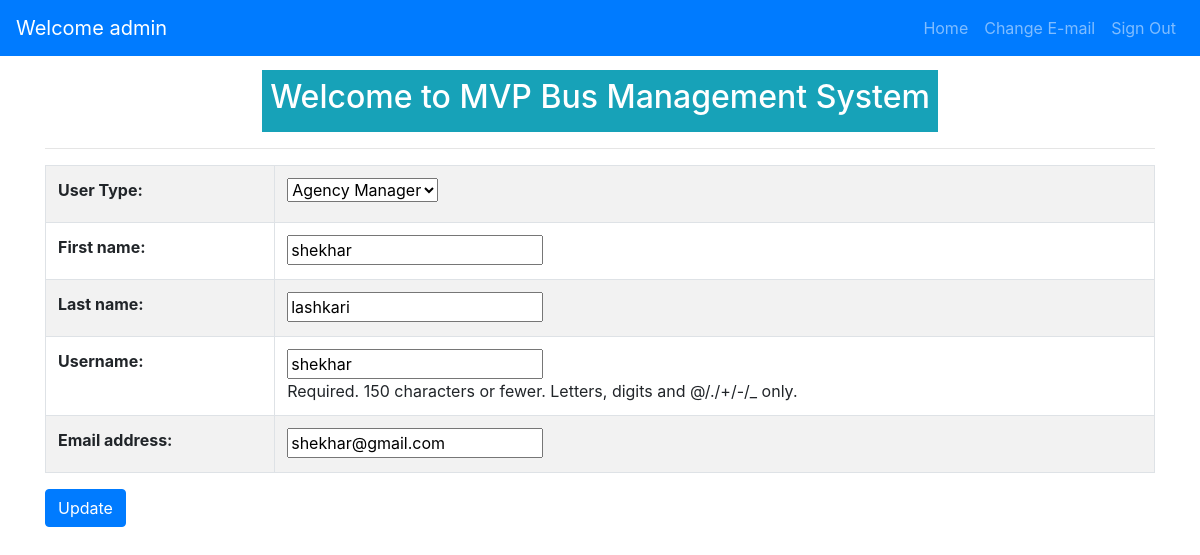
/mvpmanagement/2/edit (signed in), run on the app's committed database.
### mvpManagement/models.py (models this page shows, shortened)
class User(AbstractUser):
    class UserType:
        AGENCYMANAGER = 1
        DRIVER = 2
        CONDUCTOR = 3
        HELPER = 4
    USER_CHOICES = (
        (UserType.AGENCYMANAGER, _("Agency Manager")),
        (UserType.DRIVER, _("Driver")),
        (UserType.CONDUCTOR, _("Conductor")),
        (UserType.HELPER, _("Helper")),
    )
    usertype = models.IntegerField(
        default=0, choices=USER_CHOICES, verbose_name=_("User Type")
    )
    email = models.EmailField(unique=True, verbose_name=_('email address'), blank=True)
    created_by = models.ForeignKey(
        "self", null=True, blank=True, on_delete=models.CASCADE
    )
    class Meta:
        ordering = ('user__date_joined',)
        verbose_name = "User"
        verbose_name_plural = "Users"

### mvpManagement/views/admin_user.py (the view)
# urls.py: path('<int:id>/edit', admin_user.edit, name='edit'),
@admin_required
def edit(request, id):
    if request.method == "POST":
        user_info = get_object_or_404(User, pk=id)
        form = UserForm(data=request.POST, instance=user_info)
        if form.is_valid():
            form_instance = form.save()
            messages.add_message(
                request, messages.INFO, "{0} successfully updated.".format(form_instance.username)
            )
            return redirect("home")
        return render(
            request, "mvp_management/admin/edit.html",  {"form": form, 'user_info':user_info}
        )
    else:
        user_info = get_object_or_404(User, pk=id)
        form = UserForm(instance=user_info)
        return render(
            request, "mvp_management/admin/edit.html", {"form": form, 'user_info':user_info}
        )

### mvpManagement/forms.py (shortened to what this page needs)
class UserForm(ModelForm):
    class Meta:
        model = User
        fields = ["usertype", "first_name", "last_name", "username", "email"]
    def __init__(self, *args, **kwargs):
        super(UserForm, self).__init__(*args, **kwargs)
        for field_name, field in self.fields.items():
            field.required = True

### mvpManagement/templates/mvp_management/admin/edit.html (shortened to what this page needs)
{% extends 'base.html' %}
{% block content %}
<div class="d-flex justify-content-center flex-wrap flex-row text-white">
    <div class="p-2 bg-info">
<h2> Welcome to MVP Bus Management System</h2>
</div>
</div>
  <hr>
    <form method="POST" class="post-form" action="{% url 'mvpmanagement:edit' user_info.pk %}">
        <table class="table table-bordered table-striped">
            {{form.as_table}}
        </table>
        <button type="submit" class="btn btn-primary">Update</button>
    </form>
  {% endblock %}

### templates/base.html (shortened to what this page needs)
<!DOCTYPE html>
<html>
  <head>
    <link rel="stylesheet" href="https://maxcdn.bootstrapcdn.com/bootstrap/4.0.0/css/bootstrap.min.css">
  </head>
  <body>
    {% block body %}
        <nav class="navbar navbar-expand-sm bg-primary navbar-dark fixed-top">
            <div class="navbar-collapse collapse">
                {% if user.is_authenticated %}
                <a routerLink="/" class="navbar-brand" href="/">Welcome {{ user.username }}</a>
                {% endif %}
          <ul class="navbar-nav ml-auto">
          {% if user.is_authenticated %}
          <li class="nav-item"><a href="/index" class="nav-link">Home</a></li>
        	<li class="nav-item"><a href="{% url 'account_email' %}" class="nav-link">Change E-mail</a></li>
	        <li class="nav-item">
            <form name='signoutform' method="post" action="{% url 'account_logout' %}">
                  <a href="#" class="nav-link" onclick="document.forms['signoutform'].submit(); return false;">Sign Out</a>
            </form>
          </li>
	        {% else %}
	        <li class="nav-item"><a href="{% url 'account_login' %}" class="nav-link">Sign In</a></li>
	        {% endif %}
        </ul>
        </div>
        </nav>
    <div class="container">
    {% block content %}
    {% endblock %}
    {% endblock %}
  </div>
  </body>
</html>

### templates/base.html (style rules this page uses)
body { padding-top: 70px; }

### data on the page
User: username "admin"
User: usertype "Agency Manager", first_name "shekhar", last_name "lashkari", username "shekhar", email "shekhar@gmail.com"
